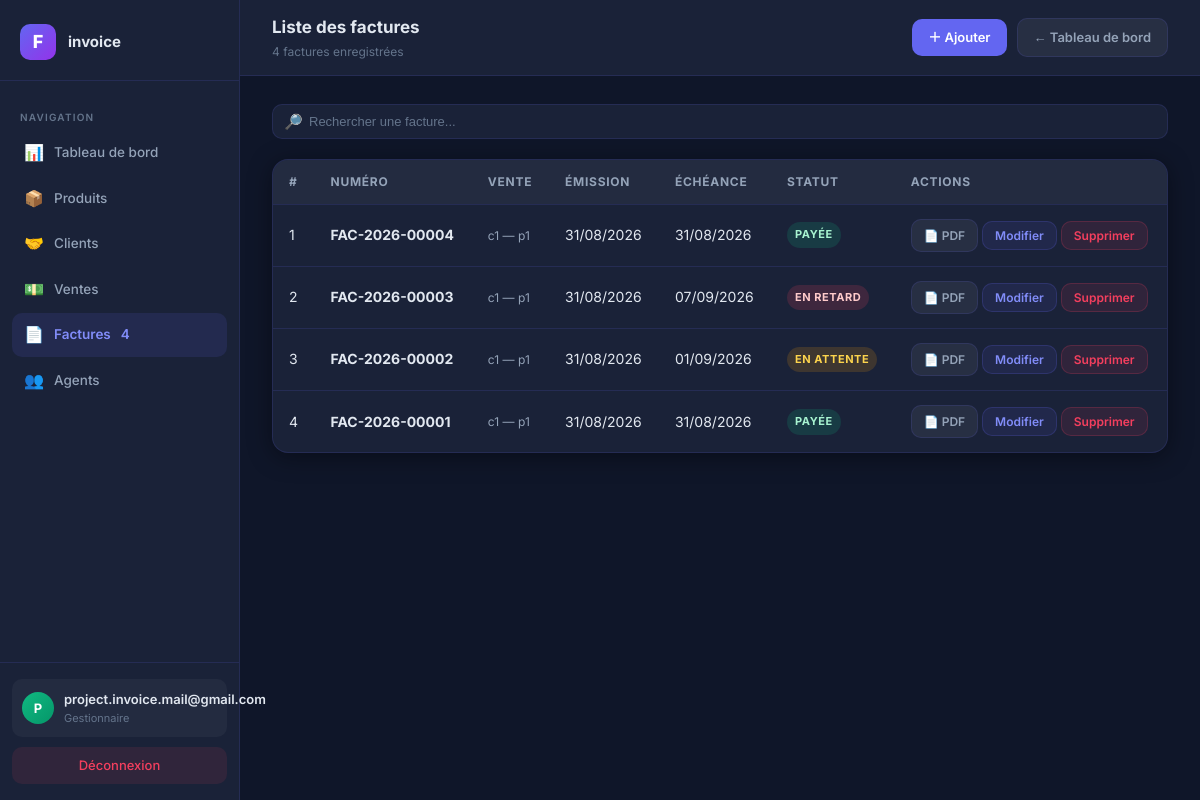
The app's page /list-invoices/ (signed in), older data.
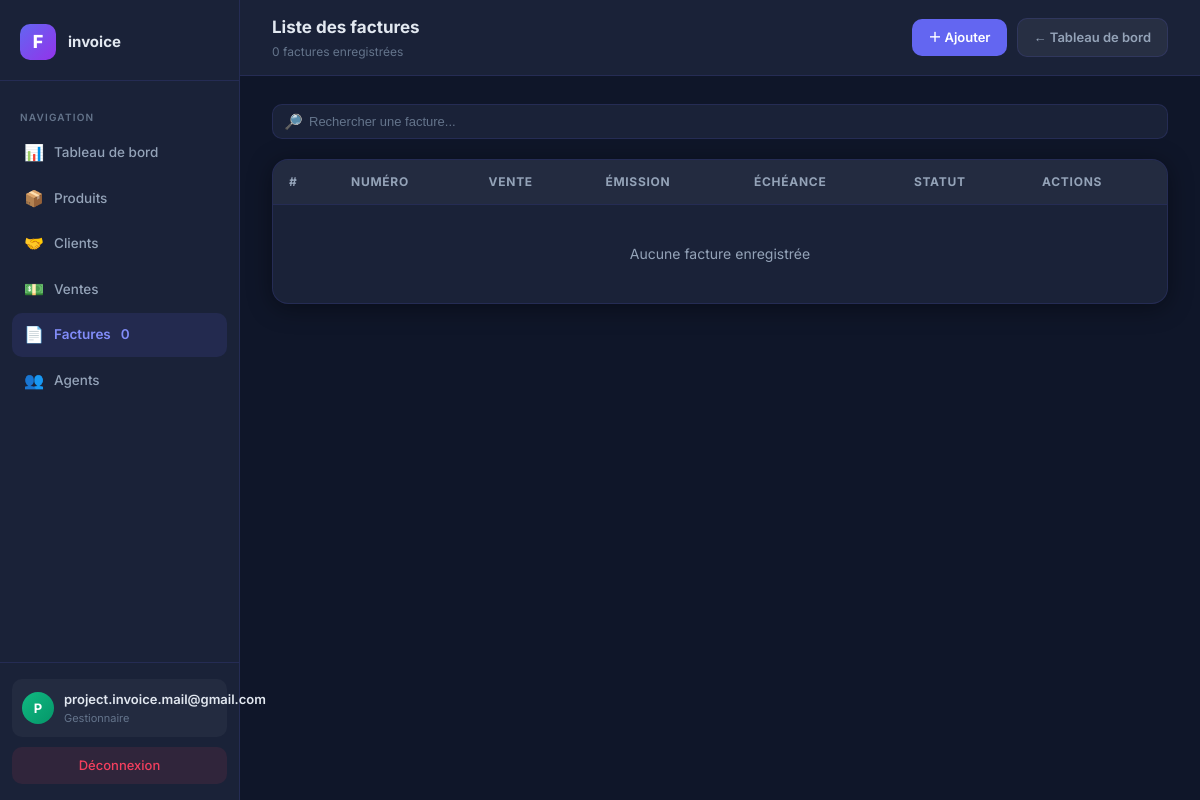
The same page, newer data.
### InvoiceApp/models.py (models this page shows, shortened)
class Invoice(models.Model):
    company = models.ForeignKey(User, on_delete=models.CASCADE, related_name='invoices', verbose_name="Entreprise")
    sale = models.OneToOneField(Sale, on_delete=models.CASCADE, related_name='invoice', verbose_name="Vente associée")
    invoice_number = models.CharField(max_length=50, verbose_name="Numéro de facture")
    issued_date = models.DateTimeField(auto_now_add=True, verbose_name="Date d'émission")
    due_date = models.DateField(verbose_name="Date d'échéance")
    amount_paid = models.DecimalField(max_digits=10, decimal_places=2, default=Decimal('0.00'), verbose_name="Montant déjà payé")
    status = models.CharField(max_length=20, choices=[
        ('pending', 'En attente (crédit)'),
        ('partial', 'Paiement partiel'),
        ('paid', 'Payée'),
        ('overdue', 'En retard')
    ], default='pending', verbose_name="Statut")
    class Meta:
        verbose_name = "Facture"
        verbose_name_plural = "Factures"
        unique_together = ('company', 'invoice_number')
        ordering = ['-issued_date']

class Sale(models.Model):
    company = models.ForeignKey(User, on_delete=models.CASCADE, related_name='sales', verbose_name="Entreprise")
    client = models.ForeignKey(Client, on_delete=models.CASCADE, related_name='sales', verbose_name="Client")
    agent = models.ForeignKey(Agent, on_delete=models.SET_NULL, null=True, blank=True, related_name='sales', verbose_name="Agent")
    product = models.ForeignKey(Product, on_delete=models.CASCADE, related_name='sales', verbose_name="Produit", null=True, blank=True)
    quantity = models.PositiveIntegerField(default=0, verbose_name="Quantité")
    unit_price = models.DecimalField(max_digits=10, decimal_places=2, default=Decimal('0.00'), verbose_name="Prix unitaire")
    total_price = models.DecimalField(max_digits=10, decimal_places=2, default=Decimal('0.00'), verbose_name="Prix total")
    currency = models.CharField(max_length=3, choices=Product.CURRENCY_CHOICES, default='EUR', verbose_name="Devise")
    date = models.DateTimeField(auto_now_add=True, verbose_name="Date")
    @property
    def item_names(self):
        names = [item.product.name for item in self.sale_items.all() if item.product]
        return ', '.join(names)
    @property
    def formatted_total_price(self):
        symbols = {'EUR': '€', 'USD': '$', 'XOF': 'FCFA'}
        symbol = symbols.get(self.currency, self.currency)
        amount = f"{self.total_price:,.0f}".replace(',', ' ') if self.currency == 'XOF' else f"{self.total_price:,.2f}".replace(',', ' ')
        return f"{symbol}{amount}" if self.currency == 'USD' else f"{amount} {symbol}"
    class Meta:
        verbose_name = "Vente"
        verbose_name_plural = "Ventes"
        ordering = ['-date']

class Client(models.Model):
    company = models.ForeignKey(User, on_delete=models.CASCADE, related_name='clients', verbose_name="Entreprise")
    name = models.CharField(max_length=255, verbose_name="Nom du client")
    shop_name = models.CharField(max_length=255, blank=True, verbose_name="Nom du magasin")
    email = models.EmailField(blank=True, verbose_name="Email")
    phone = models.CharField(max_length=20, blank=True, verbose_name="Téléphone")
    address = models.TextField(blank=True, verbose_name="Adresse")
    created_at = models.DateTimeField(auto_now_add=True, verbose_name="Date de création")
    class Meta:
        verbose_name = "Client"
        verbose_name_plural = "Clients"
        ordering = ['-created_at']

class SaleItem(models.Model):
    sale = models.ForeignKey(Sale, on_delete=models.CASCADE, related_name='sale_items', verbose_name="Vente")
    product = models.ForeignKey(Product, on_delete=models.CASCADE, related_name='sale_items', verbose_name="Produit")
    quantity = models.PositiveIntegerField(default=1, verbose_name="Quantité")
    unit_price = models.DecimalField(max_digits=10, decimal_places=2, default=Decimal('0.00'), verbose_name="Prix unitaire")
    total_price = models.DecimalField(max_digits=10, decimal_places=2, default=Decimal('0.00'), verbose_name="Prix total")
    currency = models.CharField(max_length=3, choices=Product.CURRENCY_CHOICES, default='EUR', verbose_name="Devise")
    class Meta:
        verbose_name = "Ligne de vente"
        verbose_name_plural = "Lignes de vente"

class Product(models.Model):
    CURRENCY_CHOICES = CURRENCY_CHOICES
    company = models.ForeignKey(User, on_delete=models.CASCADE, related_name='products', verbose_name="Entreprise")
    image = models.ImageField(upload_to="product_images/", blank=True, null=True, verbose_name="Image du produit")
    name = models.CharField(max_length=255, verbose_name="Nom du produit")
    description = models.TextField(blank=True, verbose_name="Description")
    price = models.DecimalField(max_digits=10, decimal_places=2, verbose_name="Prix")
    currency = models.CharField(max_length=3, choices=CURRENCY_CHOICES, default='EUR', verbose_name="Devise")
    stock_quantity = models.PositiveIntegerField(default=0, verbose_name="Quantité en stock")
    created_at = models.DateTimeField(auto_now_add=True, verbose_name="Date de création")
    class Meta:
        verbose_name = "Produit"
        verbose_name_plural = "Produits"
        ordering = ['-created_at']

### InvoiceApp/views/invoices.py (the view)
# urls.py: path('list-invoices/', invoice_views.list_invoices, name='list_invoices'),
@require_http_methods(["GET"])
@login_required
def list_invoices(request):
    user = request.user
    invoices = user.invoices.all()
    sales = user.sales.all()
    context = {
        'company_name': user.company_name,
        'company_logo_url': user.logo.url if user.logo else None,
        'invoices': invoices,
        'sales': sales,
    }
    return render(request, 'invoice_list.html', context)

### InvoiceApp/context_processors.py (called while the page is built)
def subscription_context(request):
    user = getattr(request, 'user', None)
    if not user or not user.is_authenticated:
        return {}
    subscription = getattr(user, 'subscription', None)
    if subscription is None:
        return {}
    return {
        'subscription': subscription,
        'subscription_status': subscription.status,
        'subscription_blocked': subscription.is_blocked,
        'subscription_days_left': subscription.days_left,
        'subscription_expiry_date': subscription.access_expiry_date,
        'subscription_plan_price': subscription.price,
    }

### InvoiceApp/models.py (called while the page is built)
    @property
    def price(self):
        return SUBSCRIPTION_PLAN_PRICES.get(self.plan, Decimal('0'))

    @property
    def promo_active_until(self):
        latest = self.company.promo_redemptions.order_by('-expires_at').first()
        return latest.expires_at if latest else None

    @property
    def is_blocked(self):
        return self.status == 'expired'

### InvoiceApp/templates/invoice_list.html (shortened to what the changed rows need)
<!DOCTYPE html>
{% load static %}
<html lang="fr">
<head>
</head>
<body>
<div class="sidebar">
    <nav class="sidebar-nav">
        <a href="{% url 'list_invoices' %}" class="nav-item active"><span class="nav-icon">📄</span> Factures <span class="nav-badge">{{ invoices|length }}</span></a>
    </nav>
</div>
<div class="main">
    <div class="topbar">
        <div>
            <div class="topbar-title">Liste des factures</div>
            <div class="topbar-sub">{{ invoices|length }} facture{{ invoices|length|pluralize }} enregistrée{{ invoices|length|pluralize }}</div>
        </div>
    </div>
    <div class="content">
        <div class="table-card">
            <table class="table">
                <thead>
                    <tr>
                        <th>#</th>
                        <th>Numéro</th>
                        <th>Vente</th>
                        <th>Émission</th>
                        <th>Échéance</th>
                        <th>Statut</th>
                        <th>Actions</th>
                    </tr>
                </thead>
                <tbody>
                    {% for invoice in invoices %}
                    <tr class="invoice-row">
                        <td>{{ forloop.counter }}</td>
                        <td class="invoice-number">{{ invoice.invoice_number }}</td>
                        <td>
                            {% if invoice.sale %}
                                <div class="invoice-muted">{{ invoice.sale.client.name }} — {{ invoice.sale.item_names|default:invoice.sale.product.name }}</div>
                            {% else %}
                                <span class="invoice-muted">-</span>
                            {% endif %}
                        </td>
                        <td>{{ invoice.issued_date|date:"d/m/Y" }}</td>
                        <td>{{ invoice.due_date|date:"d/m/Y" }}</td>
                        <td>
                            {% if invoice.status == "pending" %}
                                <span class="status-pill status-pending">En attente</span>
                            {% elif invoice.status == "paid" %}
                                <span class="status-pill status-paid">Payée</span>
                            {% else %}
                                <span class="status-pill status-overdue">En retard</span>
                            {% endif %}
                        </td>
                        <td>
                            <a href="{% url 'invoice_pdf' invoice.id %}" class="btn btn-ghost btn-sm" target="_blank">📄 PDF</a>
                            <button type="button" class="btn btn-edit-soft btn-sm edit-invoice-btn"
                                    data-invoice-id="{{ invoice.id }}"
                                    data-invoice-number="{{ invoice.invoice_number|escapejs }}"
                                    data-sale-id="{{ invoice.sale.id|default:'' }}"
                                    data-due-date="{{ invoice.due_date|date:'Y-m-d' }}"
                                    data-status="{{ invoice.status }}">Modifier</button>
                            <button type="button" class="btn btn-danger-soft btn-sm delete-invoice-btn"
                                    data-invoice-id="{{ invoice.id }}"
                                    data-invoice-number="{{ invoice.invoice_number|escapejs }}">Supprimer</button>
                        </td>
                    </tr>
                    {% empty %}
                    <tr>
                        <td colspan="7"><div class="empty-state">Aucune facture enregistrée</div></td>
                    </tr>
                    {% endfor %}
                </tbody>
            </table>
        </div>
    </div>
</div>
</body>
</html>

Row changes from the older to the newer data that the page shows:
removed Invoice: invoice_number "FAC-2026-00004", sale.client.name "c1", sale.item_names "p1", issued_date "31/08/2026", due_date "31/08/2026", status "PAYÉE"
removed Invoice: invoice_number "FAC-2026-00003", sale.client.name "c1", sale.item_names "p1", issued_date "31/08/2026", due_date "07/09/2026", status "EN RETARD"
removed Invoice: invoice_number "FAC-2026-00002", sale.client.name "c1", sale.item_names "p1", issued_date "31/08/2026", due_date "01/09/2026", status "EN ATTENTE"
removed Invoice: invoice_number "FAC-2026-00001", sale.client.name "c1", sale.item_names "p1", issued_date "31/08/2026", due_date "31/08/2026", status "PAYÉE"
Text that changed along with them:
{{ invoices|length }}: "4" → "0"
text now shown: "Aucune facture enregistrée"
